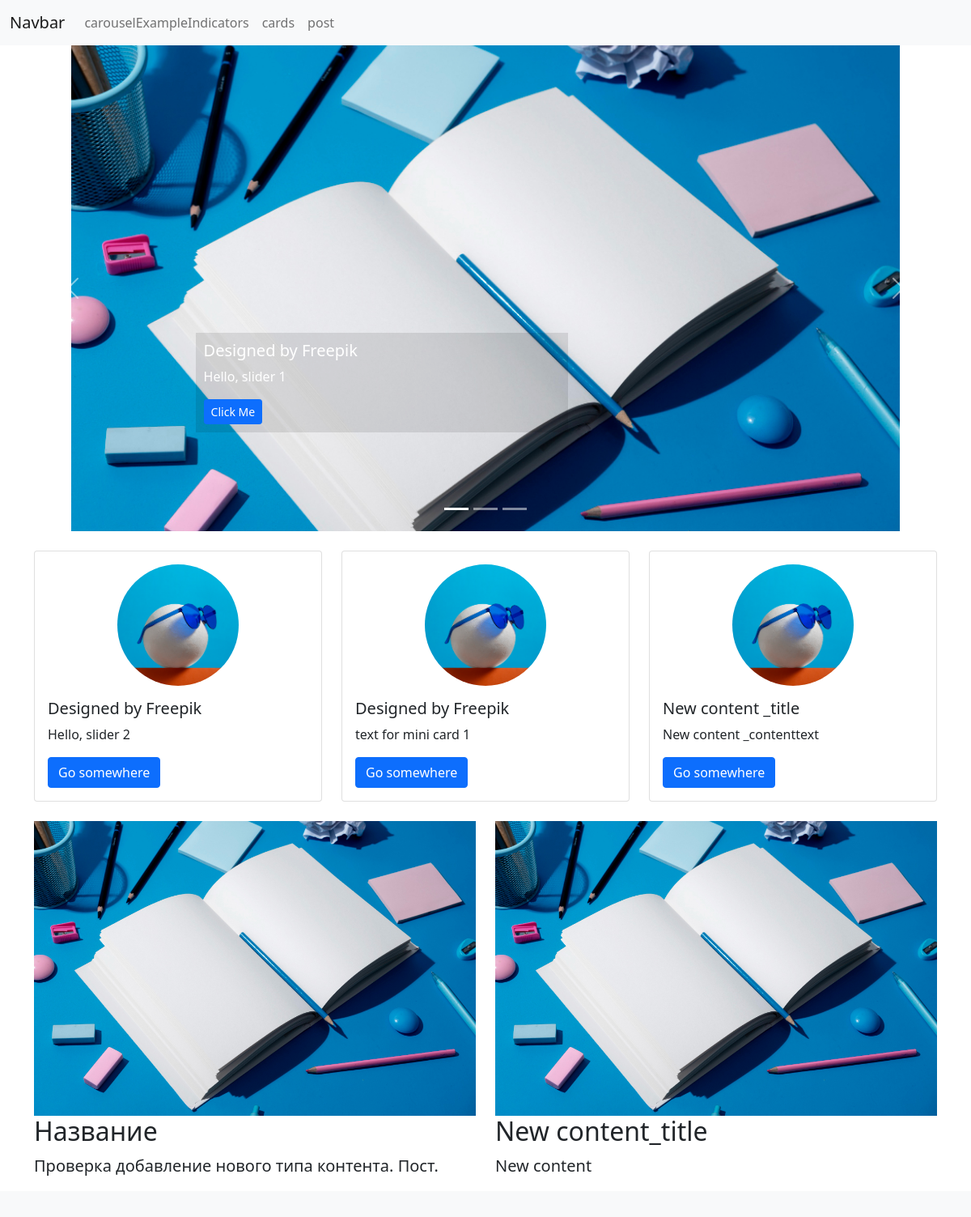
The page / on the database its author committed.
### tables this page shows
CREATE TABLE content (
             id INTEGER PRIMARY KEY AUTOINCREMENT,
             idblock TEXT,
             short_title TEXT,
             img TEXT,
             altimg TEXT,
             title TEXT,
             contenttext TEXT,
             author TEXT,
             timestampdata DATETIME);

### app.py (the view)
@app.route('/')
def home():
    conn = get_db_connection()
    blocks = conn.execute('SELECT * FROM content').fetchall()  # Получаем все записи из таблицы content
    conn.close()
    blocks_list = [dict(ix) for ix in blocks]
    json_data = {}
    for raw in blocks_list:
        if raw['idblock'] not in json_data:
            json_data[raw['idblock']] = []
        json_data[raw['idblock']].append({
            'id': raw['id'],
            'short_title': raw['short_title'],
            'img': raw['img'],
            'altimg': raw['altimg'],
            'title': raw['title'],
            'contenttext': raw['contenttext'],
            'author': raw['author'],
            'timestampdata': raw['timestampdata']
        })
    return render_template('landing.html', json_data=json_data)

### app.py (called while the page is built)
def get_db_connection():
    conn = sqlite3.connect('database.db')
    conn.row_factory = sqlite3.Row
    return conn

### templates/landing.html (shortened to what this page needs)
<!DOCTYPE html>
<html lang="en">
<head>
	<link href="https://cdn.jsdelivr.net/npm/bootstrap@5.1.3/dist/css/bootstrap.min.css" rel="stylesheet">
</head>
<body>
<header>
	<nav class="navbar navbar-expand-lg navbar-light bg-light">
		<div class="container-fluid">
			<a class="navbar-brand" href="#">Navbar</a>
			<div class="collapse navbar-collapse" id="navbarNav">
				<ul class="navbar-nav">
					{% for j_key, j_value in json_data.items() %}
                        <li class="nav-item">
                            <a class="nav-link" href="#{{ j_key }}">{{ j_key }}</a>
                        </li>
                    {% endfor %}
				</ul>
			</div>
		</div>
	</nav>
</header>
<div id="carouselExampleIndicators" class="carousel slide" data-bs-ride="carousel">
    <div class="carousel-indicators">
        {% for item in json_data['carouselExampleIndicators'] %}
            <button type="button" data-bs-target="#carouselExampleIndicators" data-bs-slide-to="{{ loop.index0 }}"
                    class="{{ 'active' if loop.first else '' }}" aria-label="Slide {{ loop.index }}"></button>
        {% endfor %}
    </div>
    <div class="carousel-inner">
        {% for item in json_data['carouselExampleIndicators'] %}
            <div class="carousel-item {{ 'active' if loop.first else '' }}">
                <img src="{{ item.img }}" class="d-block w-100" alt="{{ item.altimg }}">
                <div class="carousel-caption d-none d-md-block">
                    <h5>{{ item.title }}</h5>
                    <p>{{ item.contenttext }}</p>
                    <button class="btn btn-primary btn-sm">Click Me</button>
                </div>
            </div>
        {% endfor %}
    </div>
    <button class="carousel-control-prev" type="button" data-bs-target="#carouselExampleIndicators" data-bs-slide="prev">
        <span class="carousel-control-prev-icon" aria-hidden="true"></span>
    </button>
    <button class="carousel-control-next" type="button" data-bs-target="#carouselExampleIndicators" data-bs-slide="next">
        <span class="carousel-control-next-icon" aria-hidden="true"></span>
    </button>
</div>
<section id="cards" class="container mt-4">
    <div class="row">
        {% for item in json_data['cards'] %}
            <div class="col-md-4">
                <div class="card">
                    <img src="{{ item.img }}" class="card-img-top rounded-circle mx-auto mt-3"
                         alt="{{ item.altimg }}" style="width: 150px; height: 150px; object-fit: cover;">
                    <div class="card-body">
                        <h5 class="card-title">{{ item.title }}</h5>
                        <p class="card-text">{{ item.contenttext }}</p>
                        <a href="#" class="btn btn-primary ">Go somewhere</a>
                    </div>
                </div>
            </div>
        {% endfor %}
    </div>
</section>
<section id="post" class="container mt-4">
    <div class="row align-items-center">
        {% for item in json_data['post'] %}
        <div class="col-md-6">
            <img src="{{ item.img }}" class="featurette-image img-fluid" alt="{{ item.altimg }}">
            <h2 class="featurette-heading">{{ item.title }}</h2>
            <p class="lead">{{ item.contenttext }}</p>
        </div>
        {% endfor %}
    </div>
</section>
<footer class="footer mt-auto py-3 bg-light">
</footer>
</body>
</html>

### templates/landing.html (style rules this page uses)
.carousel-inner { max-width: 1024px; margin: auto; height: 600px; }
.carousel-inner img { width: 100%; height: 100%; object-fit: cover; }
.carousel-caption { text-align: left; bottom: 30%; right: 40%; transform: translateX(0%); background-color: rgba(0, 0, 0, 0.1); padding: 10px; }

### rows shown on the page
content: idblock "carouselExampleIndicators", img (picture), title "Designed by Freepik", contenttext "Hello, slider 1"
content: idblock "cards", img (picture), title "Designed by Freepik", contenttext "Hello, slider 2"
content: idblock "post", img (picture), title "Название", contenttext "Проверка добавление нового типа контента. Пост."
content: img (picture), title "Designed by Freepik", contenttext "text for mini card 1"
content: img (picture), title "New content _title", contenttext "New content _contenttext"
content: img (picture), title "New content_title", contenttext "New content"
